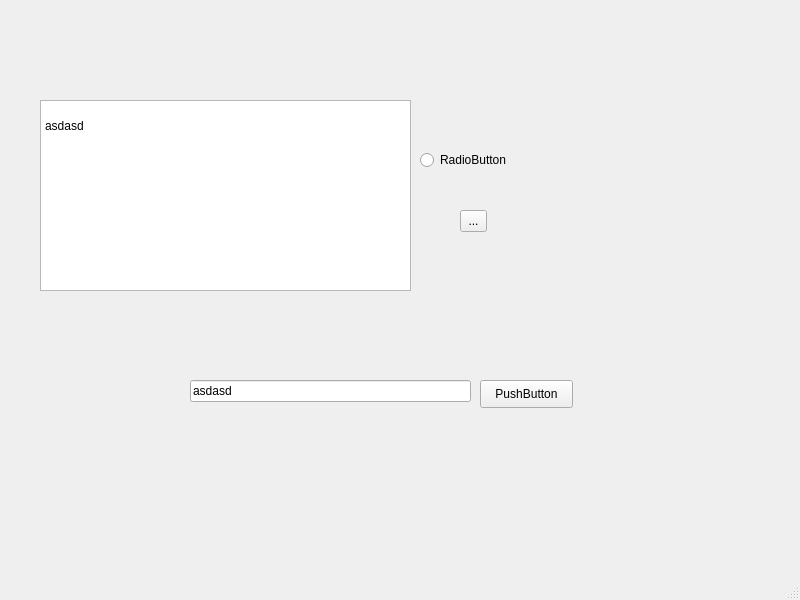
<?xml version="1.0" encoding="UTF-8"?>
<ui version="4.0">
 <class>MainWindow</class>
 <widget class="QMainWindow" name="MainWindow">
  <property name="geometry">
   <rect>
    <x>0</x>
    <y>0</y>
    <width>800</width>
    <height>600</height>
   </rect>
  </property>
  <property name="windowTitle">
   <string>MainWindow</string>
  </property>
  <widget class="QWidget" name="centralwidget">
   <widget class="QPushButton" name="pushButton">
    <property name="geometry">
     <rect>
      <x>480</x>
      <y>380</y>
      <width>93</width>
      <height>28</height>
     </rect>
    </property>
    <property name="text">
     <string>PushButton</string>
    </property>
   </widget>
   <widget class="QToolButton" name="toolButton">
    <property name="geometry">
     <rect>
      <x>460</x>
      <y>210</y>
      <width>27</width>
      <height>22</height>
     </rect>
    </property>
    <property name="text">
     <string>...</string>
    </property>
   </widget>
   <widget class="QRadioButton" name="radioButton">
    <property name="geometry">
     <rect>
      <x>420</x>
      <y>150</y>
      <width>95</width>
      <height>20</height>
     </rect>
    </property>
    <property name="text">
     <string>RadioButton</string>
    </property>
   </widget>
   <widget class="QPlainTextEdit" name="plainTextEdit">
    <property name="geometry">
     <rect>
      <x>40</x>
      <y>100</y>
      <width>371</width>
      <height>191</height>
     </rect>
    </property>
    <property name="plainText">
     <string>
asdasd
</string>
    </property>
   </widget>
   <widget class="QLineEdit" name="lineEdit">
    <property name="geometry">
     <rect>
      <x>190</x>
      <y>380</y>
      <width>281</width>
      <height>22</height>
     </rect>
    </property>
    <property name="text">
     <string>asdasd</string>
    </property>
   </widget>
  </widget>
  <widget class="QMenuBar" name="menubar">
   <property name="geometry">
    <rect>
     <x>0</x>
     <y>0</y>
     <width>800</width>
     <height>26</height>
    </rect>
   </property>
  </widget>
  <widget class="QStatusBar" name="statusbar"/>
 </widget>
 <resources/>
 <connections/>
</ui>
